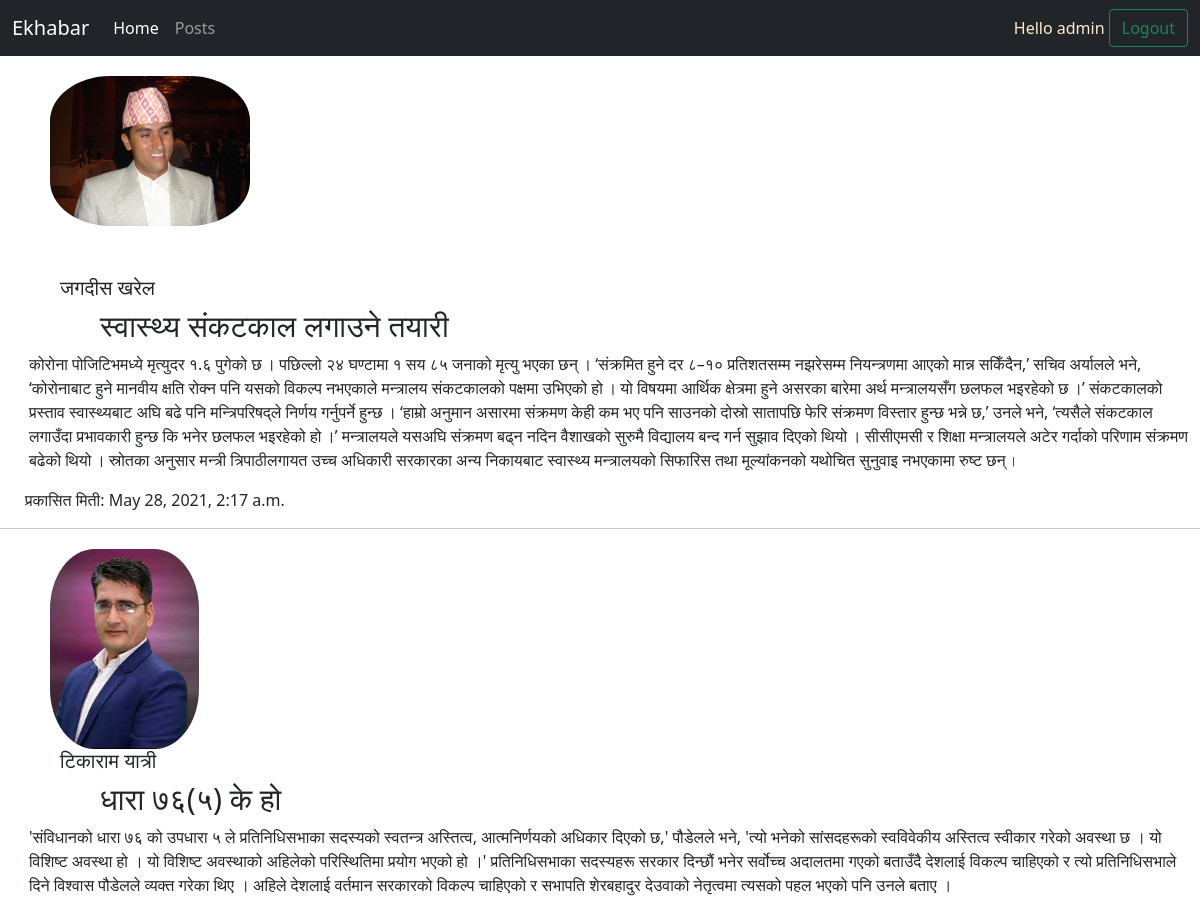
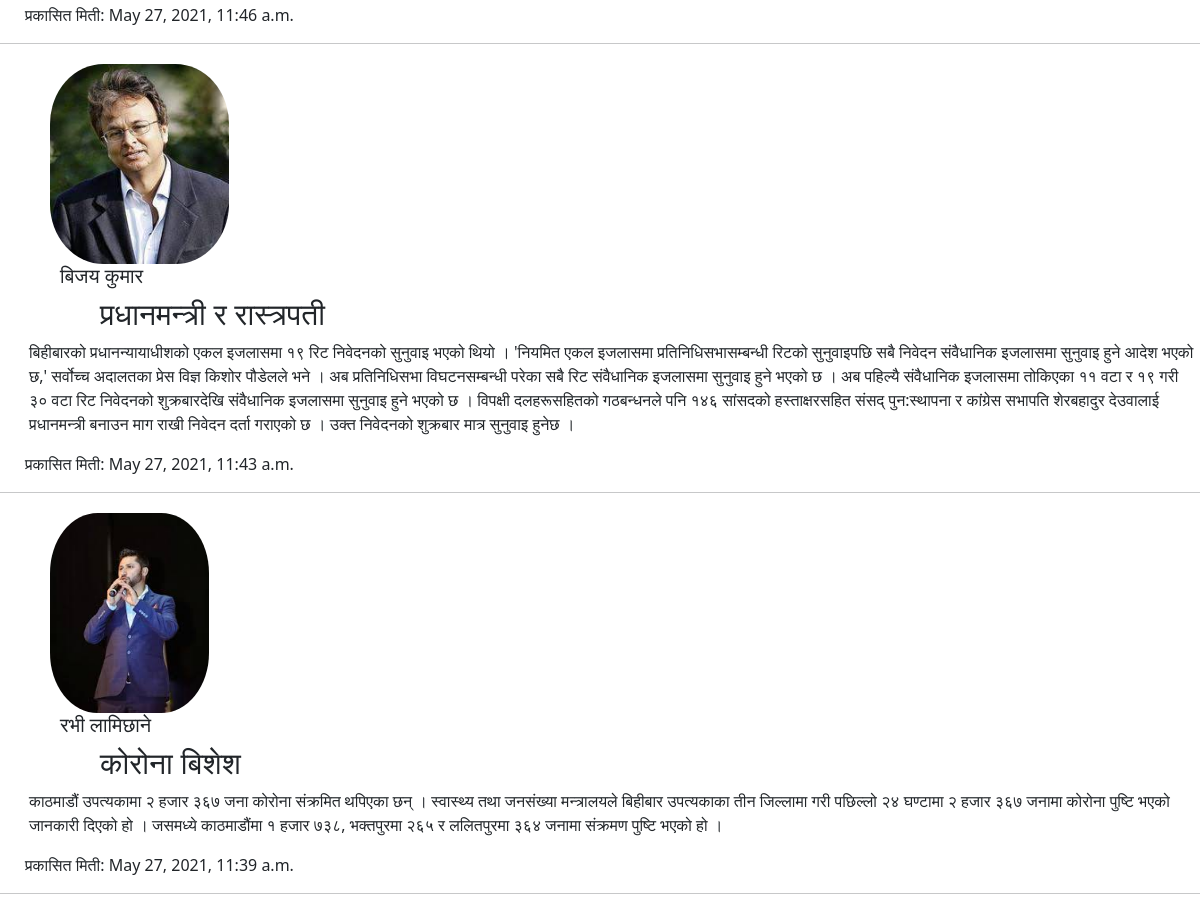
The page /posts (signed in) on the database its author committed (2 pictures, top to bottom).
### blogsite/models.py (models this page shows)
class Post(models.Model):
    writer = models.CharField(max_length=200)
    image = models.ImageField(upload_to='pics')
    title = models.CharField(max_length=200)
    text = models.TextField()
    created_date = models.DateTimeField(default=timezone.now)
    published_date = models.DateTimeField(blank=True, null=True)

### blogsite/views.py (the view)
# urls.py: path('posts', views.allposts, name='allposts'),
@login_required(login_url='login')
def allposts(request):
    posts = Post.objects.all().order_by("-id")
    return render(request, 'allposts.html', {'posts': posts})

### templates/allposts.html (shortened to what this page needs)
{% extends 'navigation.html' %}
{% block content %}
{% load static %}
<!doctype html>
<html lang="en">
  <head>
    <link href="https://cdn.jsdelivr.net/npm/bootstrap@5.0.1/dist/css/bootstrap.min.css" rel="stylesheet">
    <link rel="stylesheet" href="{% static 'css/allposts.css' %}">
  </head>
  <body>
    {% for post in posts %}
    <div class="imgdiv"> <img src="{{ post.image.url }}"></div>
    <h5> {{post.writer}}  </h5>
   <h4> {{ post.title }} </h4>
   <p> {{post.text}} </p>
   &nbsp; &nbsp;&nbsp;&nbsp; प्रकासित मिती: {{post.published_date}}
   <hr>
    {% endfor %}
  </body>
</html>
{% endblock %}

### templates/navigation.html (shortened to what this page needs)
{% load static %}
<!doctype html>
<html lang="en">
  <head>
    <link href="https://cdn.jsdelivr.net/npm/bootstrap@5.0.1/dist/css/bootstrap.min.css" rel="stylesheet">
  </head>
  <body>
    <nav class="navbar navbar-expand-lg navbar-dark bg-dark" >
        <div class="container-fluid">
          <a class="navbar-brand" href="{% url 'main' %}">Ekhabar</a>
          <div class="collapse navbar-collapse" id="navbarSupportedContent">
            <ul class="navbar-nav me-auto mb-2 mb-lg-0">
              <li class="nav-item">
                <a class="nav-link active" aria-current="page" href="{% url 'main' %}">Home</a>
              </li>
              <li class="nav-item">
                <a class="nav-link" href="{% url 'allposts' %}">Posts</a>
              </li>
            </ul>
              <span style="color: blanchedalmond;" > Hello {{request.user}} </span>&nbsp;
              <a href="{% url 'logout' %}" > <button class="btn btn-outline-success"  >  Logout  </button></a>
          </div>
        </div>
      </nav>
      {% block content %}
      {% endblock %}
  </body>
</html>

### static/css/allposts.css (style rules this page uses)
.imgdiv { height: 200px; width: 200px; margin-left: 50px; margin-top: 20px; }
.imgdiv img { border-radius: 30%; max-width: 100%; max-height: 100%; }
h5 { padding-left: 60px; }
h4 { padding-left: 100px; font-size: 30px; }
p { padding-left: 29px; }

### rows shown on the page
Post: image (picture), writer "जगदीस खरेल", title "स्वास्थ्य संकटकाल लगाउने तयारी", text "कोरोना पोजिटिभमध्ये मृत्युदर १.६ पुगेको छ । पछिल्लो २४ घण्टामा १ सय ८५ जनाको मृत्यु भएका छन् । ‘संक्रमित हुने दर ८–१० प्रतिशतसम्म नझरेसम्म नियन्त्रणमा आएको मान्न सकिँदैन,’ सचिव अर्यालले भने, ‘कोरोनाबाट हुने मानवीय क्षति रोक्न पनि यसको विकल्प नभएकाले मन्त्रालय संकटकालको पक्षमा उभिएको हो । यो विषयमा आर्थिक क्षेत्रमा हुने असरका बारेमा अर्थ मन्त्रालयसँग छलफल भइरहेको छ ।’ संकटकालको प्रस्ताव स्वास्थ्यबाट अघि बढे पनि मन्त्रिपरिषद्ले निर्णय गर्नुपर्ने हुन्छ । ‘हाम्रो अनुमान असारमा संक्रमण केही कम भए पनि साउनको दोस्रो सातापछि फेरि संक्रमण विस्तार हुन्छ भन्ने छ,’ उनले भने, ‘त्यसैले संकटकाल लगाउँदा प्रभावकारी हुन्छ कि भनेर छलफल भइरहेको हो ।’ मन्त्रालयले यसअघि संक्रमण बढ्न नदिन वैशाखको सुरुमै विद्यालय…", published_date "May 28, 2021, 2:17 a.m."
Post: image (picture), writer "टिकाराम यात्री", title "धारा ७६(५) के हो", text "'संविधानको धारा ७६ को उपधारा ५ ले प्रतिनिधिसभाका सदस्यको स्वतन्त्र अस्तित्व, आत्मनिर्णयको अधिकार दिएको छ,' पौडेलले भने, 'त्यो भनेको सांसदहरूको स्वविवेकीय अस्तित्व स्वीकार गरेको अवस्था छ । यो विशिष्ट अवस्था हो । यो विशिष्ट अवस्थाको अहिलेको परिस्थितिमा प्रयोग भएको हो ।' प्रतिनिधिसभाका सदस्यहरू सरकार दिन्छौं भनेर सर्वोच्च अदालतमा गएको बताउँदै देशलाई विकल्प चाहिएको र त्यो प्रतिनिधिसभाले दिने विश्वास पौडेलले व्यक्त गरेका थिए । अहिले देशलाई वर्तमान सरकारको विकल्प चाहिएको र सभापति शेरबहादुर देउवाको नेतृत्वमा त्यसको पहल भएको पनि उनले बताए ।", published_date "May 27, 2021, 11:46 a.m."
Post: image (picture), writer "बिजय कुमार", title "प्रधानमन्त्री र रास्त्रपती", text "बिहीबारको प्रधानन्यायाधीशको एकल इजलासमा १९ रिट निवेदनको सुनुवाइ भएको थियो । 'नियमित एकल इजलासमा प्रतिनिधिसभासम्बन्धी रिटको सुनुवाइपछि सबै निवेदन संवैधानिक इजलासमा सुनुवाइ हुने आदेश भएको छ,' सर्वोच्च अदालतका प्रेस विज्ञ किशोर पौडेलले भने । अब प्रतिनिधिसभा विघटनसम्बन्धी परेका सबै रिट संवैधानिक इजलासमा सुनुवाइ हुने भएको छ । अब पहिल्यै संवैधानिक इजलासमा तोकिएका ११ वटा र १९ गरी ३० वटा रिट निवेदनको शुक्रबारदेखि संवैधानिक इजलासमा सुनुवाइ हुने भएको छ । विपक्षी दलहरूसहितको गठबन्धनले पनि १४६ सांसदको हस्ताक्षरसहित संसद् पुन:स्थापना र कांग्रेस सभापति शेरबहादुर देउवालाई प्रधानमन्त्री बनाउन माग राखी निवेदन दर्ता गराएको छ । उक्त निवेदनको शुक्रबार मात्र सुनुवाइ हुनेछ ।", published_date "May 27, 2021, 11:43 a.m."
Post: image (picture), writer "रभी लामिछाने", title "कोरोना बिशेश", text "काठमाडौं उपत्यकामा २ हजार ३६७ जना कोरोना संक्रमित थपिएका छन् । स्वास्थ्य तथा जनसंख्या मन्त्रालयले बिहीबार उपत्यकाका तीन जिल्लामा गरी पछिल्लो २४ घण्टामा २ हजार ३६७ जनामा कोरोना पुष्टि भएको जानकारी दिएको हो । जसमध्ये काठमाडौंमा १ हजार ७३८, भक्तपुरमा २६५ र ललितपुरमा ३६४ जनामा संक्रमण पुष्टि भएको हो ।", published_date "May 27, 2021, 11:39 a.m."

### other values the page prints
{{ request.user }} "admin"
